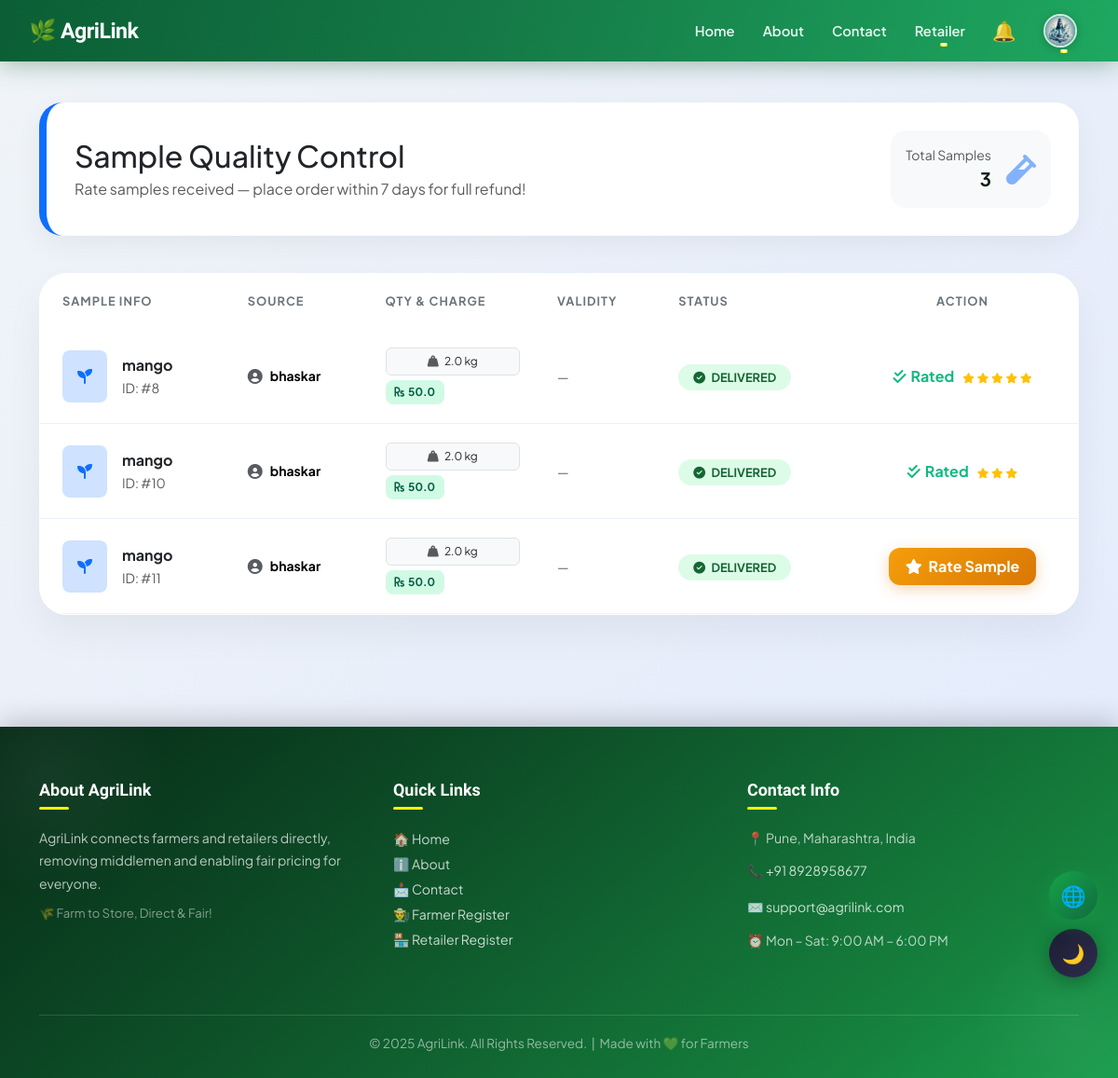
The app's page /retailer/samples/ (signed in), older data.
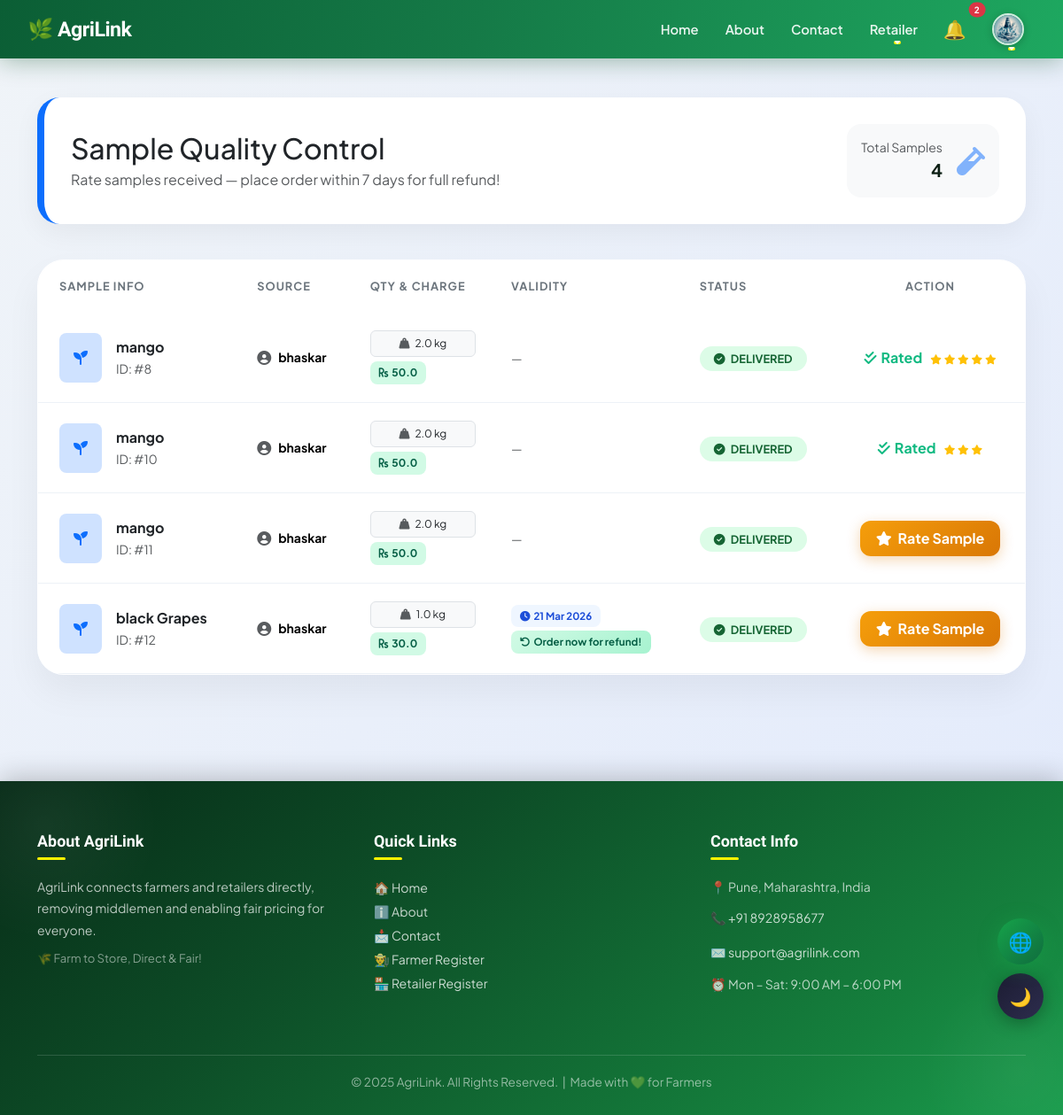
The same page, newer data.
### projectapp/models.py (models this page shows, shortened)
class SampleRequest(models.Model):
    STATUS_CHOICES = [
        ('pending', 'Pending'),
        ('approved', 'Approved'),
        ('rejected', 'Rejected'),
        ('picked', 'Picked'),
        ('delivered', 'Delivered'),
        ('expired', 'Expired'),
    ]
    QUANTITY_CHOICES = [
        (1, '1 kg'),
        (2, '2 kg'),
        (5, '5 kg'),
    ]
    product = models.ForeignKey('Product', on_delete=models.CASCADE)
    farmer = models.ForeignKey('Farmer', on_delete=models.CASCADE)
    retailer = models.ForeignKey('Retailer', on_delete=models.CASCADE)
    driver = models.ForeignKey('Driver', on_delete=models.SET_NULL, null=True, blank=True)
    quantity = models.FloatField(default=2, choices=[(1.0,'1 kg'),(2.0,'2 kg'),(5.0,'5 kg')])
    status = models.CharField(max_length=20, choices=STATUS_CHOICES, default='pending')
    sample_charge = models.FloatField(default=50.0)
    charge_paid = models.BooleanField(default=False)
    charge_refunded = models.BooleanField(default=False)
    expiry_date = models.DateTimeField(null=True, blank=True)
    rating = models.IntegerField(null=True, blank=True)
    review = models.TextField(null=True, blank=True)
    created_at = models.DateTimeField(auto_now_add=True)
    delivered_at = models.DateTimeField(null=True, blank=True)
    def is_expired(self):
        from django.utils import timezone
        if self.expiry_date and timezone.now() > self.expiry_date:
            return True
        return False

class Product(models.Model):
    product = models.CharField(max_length=100)
    description = models.TextField()
    created_at = models.DateTimeField(default=timezone.now)
    price = models.FloatField()
    latitude = models.FloatField(null=True, blank=True)  # 🆕
    longitude = models.FloatField(null=True, blank=True)  # 🆕
    quantity = models.IntegerField()
    location = models.CharField(max_length=50)
    image = models.ImageField(upload_to='product_images/', blank=True, null=True)
    farmer = models.ForeignKey('Farmer', on_delete=models.CASCADE, related_name='products')

class Farmer(models.Model):
    name = models.CharField(max_length=100)
    email = models.EmailField()
    password = models.CharField(max_length=100)
    contact = models.CharField(max_length=20)
    address = models.TextField()
    gender = models.CharField(max_length=10)
    first_login = models.BooleanField(default=True)
    profile_image = models.ImageField(upload_to='profiles/', default='profiles/default.jpg')
    bank_account_number = models.CharField(max_length=20, blank=True, null=True)
    ifsc_code = models.CharField(max_length=15, blank=True, null=True)

### projectapp/views.py (the view)
# urls.py: path('retailer/samples/', views.retailer_samples, name='retailer_samples'),
def retailer_samples(request):
    if request.session.get('user_type') != 'retailer':
        return redirect('retailer_login')
    retailer_id = request.session.get('id')
    retailer = Retailer.objects.get(id=retailer_id)
    samples = SampleRequest.objects.filter(
        retailer=retailer,
        status='delivered'
    )
    return render(request, "retailer_samples.html", {"samples": samples})

### projectapp/context_processors.py (called while the page is built)
def navbar_notifications(request):
    user_type = request.session.get('user_type')
    name = request.session.get('name')
    notes = []
    if user_type == "farmer" and name:
        notes = Notification.objects.filter(receiver_farmer__name=name, is_read=False).order_by('-timestamp')
    elif user_type == "retailer" and name:
        notes = Notification.objects.filter(receiver_retailer__name=name, is_read=False).order_by('-timestamp')
    elif user_type == "driver" and name:
        notes = Notification.objects.filter(receiver_driver__name=name, is_read=False).order_by('-timestamp')
    return {'navbar_notes': notes, 'user_type': user_type}

### projectapp/templates/retailer_samples.html (shortened to what the changed rows need)
{% extends 'master.html' %}
{% block body %}
<link rel="stylesheet" href="https://cdnjs.cloudflare.com/ajax/libs/animate.css/4.1.1/animate.min.css"/>
<div class="container dashboard-wrapper">
    <div class="page-header animate__animated animate__fadeInDown">
        <div class="row align-items-center">
            <div class="col-md-6">
                <h2 class="fw-800 mb-1 text-dark">Sample Quality Control</h2>
            </div>
            <div class="col-md-6 text-md-end mt-3 mt-md-0">
                <div class="d-inline-flex align-items-center bg-light p-3 rounded-4">
                    <div class="me-3 text-end">
                        <small class="text-muted d-block">Total Samples</small>
                        <span class="fw-bold fs-5">{{ samples|length }}</span>
                    </div>
                </div>
            </div>
        </div>
    </div>
    <div class="glass-card animate__animated animate__fadeInUp">
        <div class="table-responsive">
            <table class="table custom-table mb-0">
                <thead>
                    <tr>
                        <th class="ps-4">Sample Info</th>
                        <th>Source</th>
                        <th>Qty & Charge</th>
                        <th>Validity</th>
                        <th>Status</th>
                        <th class="text-center">Action</th>
                    </tr>
                </thead>
                <tbody>
                    {% for s in samples %}
                    <tr>
                        <td class="ps-4">
                            <div class="d-flex align-items-center">
                                <div class="bg-primary-subtle p-3 rounded-3 me-3 text-primary">
                                    <i class="fas fa-seedling"></i>
                                </div>
                                <div>
                                    <span class="fw-bold d-block text-dark">{{ s.product.product }}</span>
                                    <small class="text-muted">ID: #{{ s.id }}</small>
                                </div>
                            </div>
                        </td>
                        <td>
                            <div class="d-flex align-items-center">
                                <i class="fas fa-user-circle text-muted me-2"></i>
                                <span class="small fw-bold">{{ s.farmer.name }}</span>
                            </div>
                        </td>
                        <td>
                            <span class="badge bg-light text-dark border fw-normal p-2 d-block mb-1">
                                <i class="fas fa-weight-hanging me-1 text-muted"></i>
                                {{ s.quantity }} kg
                            </span>
                            <span class="charge-tag">
                                <i class="fas fa-rupee-sign"></i>
                                {% if s.sample_charge %}{{ s.sample_charge }}{% else %}50{% endif %}
                            </span>
                        </td>
                        <td>
                            {% if s.expiry_date %}
                                {% if s.is_expired %}
                                    <span class="expiry-tag expiry-expired">
                                        <i class="fas fa-times-circle"></i> Expired
                                    </span>
                                {% else %}
                                    <span class="expiry-tag expiry-ok">
                                        <i class="fas fa-clock"></i>
                                        {{ s.expiry_date|date:"d M Y" }}
                                    </span>
                                    {% if s.status == 'delivered' and not s.charge_refunded %}
                                        <br>
                                        <span class="refund-badge mt-1">
                                            <i class="fas fa-undo"></i> Order now for refund!
                                        </span>
                                    {% endif %}
                                {% endif %}
                            {% else %}
                                <span class="text-muted small">—</span>
                            {% endif %}
                        </td>
                        <td>
                            <span class="status-pill
                                {% if s.status == 'delivered' %}status-delivered
                                {% elif s.status == 'picked' %}status-transit
                                {% elif s.status == 'expired' %}status-expired
                                {% else %}status-pending{% endif %}">
                                <i class="fas
                                    {% if s.status == 'delivered' %}fa-check-circle
                                    {% elif s.status == 'picked' %}fa-truck
                                    {% elif s.status == 'expired' %}fa-times-circle
                                    {% else %}fa-hourglass-half{% endif %} me-1"></i>
                                {{ s.status|upper }}
                            </span>
                        </td>
                        <td class="text-center">
                            {% if s.status == "delivered" and not s.rating %}
                                <a href="{% url 'rate_sample' s.id %}"
                                   class="btn-rate-now animate__animated animate__pulse animate__infinite">
                                    <i class="fas fa-star me-1"></i> Rate Sample
                                </a>
                            {% elif s.rating %}
                                <div class="rated-check">
                                    <i class="fas fa-check-double"></i> Rated
                                    <span class="ms-1">
                                        {% for i in "12345" %}
                                            {% if forloop.counter <= s.rating %}
                                                <i class="fas fa-star text-warning" style="font-size:0.7rem;"></i>
                                            {% endif %}
                                        {% endfor %}
                                    </span>
                                </div>
                            {% elif s.status == 'expired' %}
                                <span class="text-danger small fw-bold">
                                    <i class="fas fa-times me-1"></i> Expired
                                </span>
                            {% else %}
                                <span class="text-muted small">
                                    <i class="fas fa-lock ms-1"></i> Pending Delivery
                                </span>
                            {% endif %}
                        </td>
                    </tr>
                    {% endfor %}
                </tbody>
            </table>
        </div>
    </div>
</div>
{% endblock %}

Row changes from the older to the newer data that the page shows:
added SampleRequest: product.product "black Grapes", id "12", farmer.name "bhaskar", quantity "1.0", sample_charge "30.0", expiry_date "21 Mar 2026", charge_refunded False (drawn), status "DELIVERED", shows "Rate Sample"
Text that changed along with them:
{{ navbar_notes|length }}: (not shown) → "2"
{{ samples|length }}: "3" → "4"
